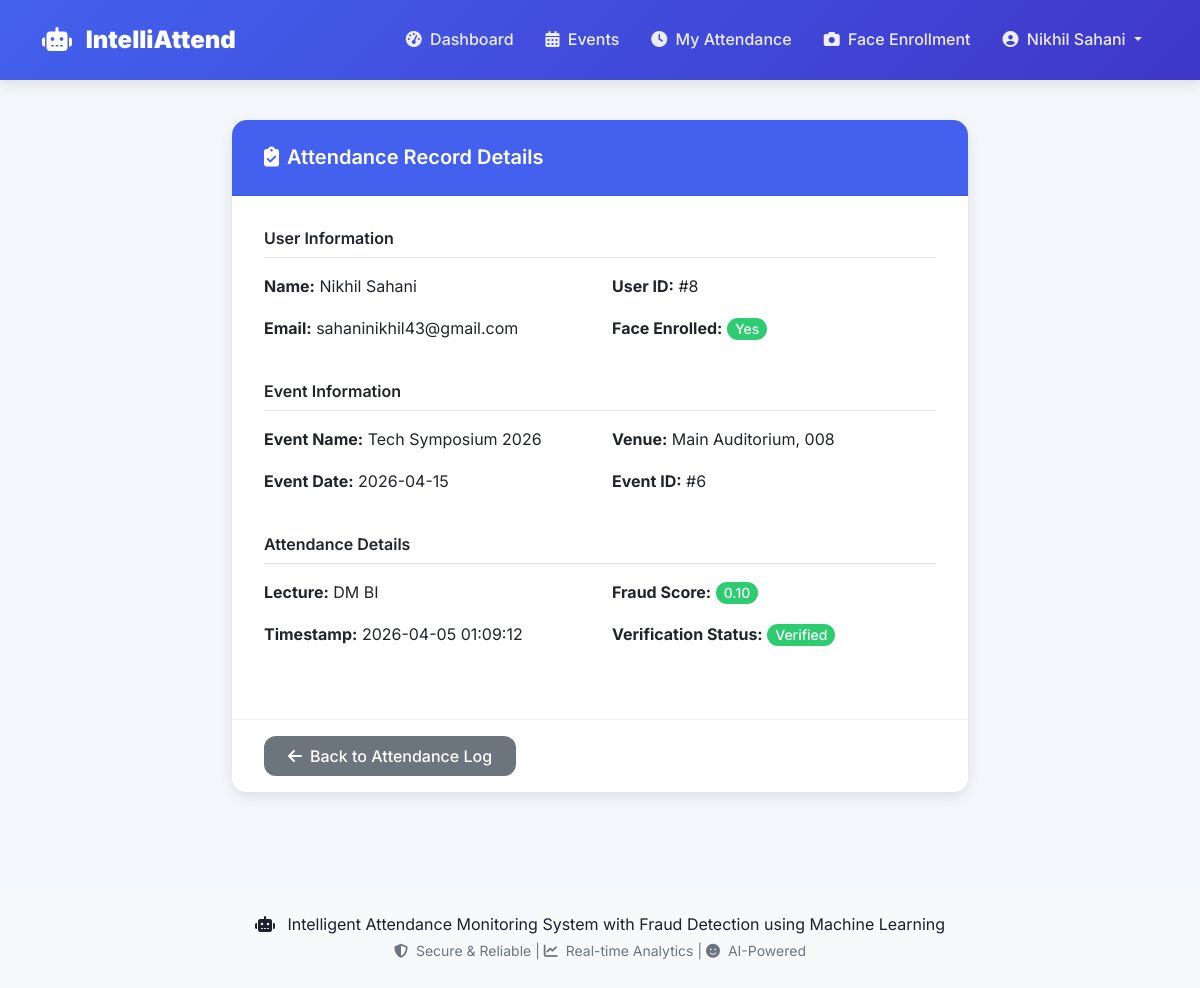
/attendance/1 (signed in), run on the app's committed database.
### tables this page shows
CREATE TABLE "users" (
        id INTEGER PRIMARY KEY AUTOINCREMENT,
        name TEXT NOT NULL,
        moodle_id TEXT,
        email TEXT UNIQUE NOT NULL,
        password TEXT NOT NULL,
        aadhaar_number TEXT,
        student_id TEXT,
        phone_number TEXT,
        profile_pic TEXT,
        is_active INTEGER DEFAULT 1,
        verification_status TEXT,
        failed_login_attempts INTEGER DEFAULT 0,
        last_login DATETIME,
        created_at DATETIME DEFAULT CURRENT_TIMESTAMP,
        updated_at DATETIME DEFAULT CURRENT_TIMESTAMP,
        face_enrolled INTEGER DEFAULT 0,
        face_image_path TEXT,
        role TEXT DEFAULT 'user',
        verified INTEGER DEFAULT 0,
        id_verified INTEGER DEFAULT 0,
        verified_at DATETIME
    );

CREATE TABLE events (
            id INTEGER PRIMARY KEY AUTOINCREMENT,
            name TEXT NOT NULL,
            description TEXT,
            date DATE NOT NULL,
            venue TEXT DEFAULT '',
            max_capacity INTEGER DEFAULT 100,
            current_registrations INTEGER DEFAULT 0,
            registration_deadline DATETIME,
            require_face BOOLEAN DEFAULT 1,
            allow_manual BOOLEAN DEFAULT 1,
            enable_fraud_detection BOOLEAN DEFAULT 1,
            is_active BOOLEAN DEFAULT 1,
            created_by INTEGER,
            created_at DATETIME DEFAULT CURRENT_TIMESTAMP,
            deleted_at DATETIME,
            deleted_by INTEGER, time TIME, end_time DATETIME, start_time DATETIME, venue_latitude REAL, venue_longitude REAL, venue_radius INTEGER DEFAULT 100,
            FOREIGN KEY (created_by) REFERENCES admins (id),
            FOREIGN KEY (deleted_by) REFERENCES admins (id)
        );

CREATE TABLE "attendance" (
            id INTEGER PRIMARY KEY AUTOINCREMENT,
            user_id INTEGER NOT NULL,
            event_id INTEGER NOT NULL,
            lecture_name TEXT,
            lecture_id INTEGER,
            timestamp DATETIME DEFAULT CURRENT_TIMESTAMP,
            fraud_score REAL DEFAULT 0,
            verified BOOLEAN DEFAULT 1, location_latitude REAL, location_longitude REAL, location_verified INTEGER DEFAULT 0, liveness_score REAL DEFAULT 0, fraud_risk_score REAL DEFAULT 0, checkin_latitude REAL, checkin_longitude REAL, location_distance REAL,
            FOREIGN KEY (user_id) REFERENCES users (id),
            FOREIGN KEY (event_id) REFERENCES events (id)
        );

### backend/app_fixed.py (the view)
@app.route('/attendance/<int:attendance_id>')
@login_required
def view_attendance_detail(attendance_id):
    conn = get_db_connection()
    try:
        record = conn.execute('''
            SELECT a.*,
                   u.id as user_id, u.name as user_name, u.email as user_email, u.face_enrolled,
                   e.id as event_id, e.name as event_name, e.date as event_date, e.venue
            FROM attendance a
            JOIN users u ON a.user_id = u.id
            JOIN events e ON a.event_id = e.id
            WHERE a.id = ?
        ''', (attendance_id,)).fetchone()
        if not record:
            flash('Attendance record not found!', 'danger')
            return redirect(url_for('attendance_log'))
        record_dict = dict(record)
    except Exception as e:
        flash(f'Error loading record: {e}', 'danger')
        return redirect(url_for('attendance_log'))
    finally:
        conn.close()
    return render_template('attendance/attendance_detail.html', record=record_dict)

### backend/app_fixed.py (called while the page is built)
@app.context_processor
def inject_now():
    return {'now': datetime.now}

def login_required(f):
    @wraps(f)
    def decorated_function(*args, **kwargs):
        if 'user_id' not in session and 'admin_id' not in session:
            flash('Please login first', 'warning')
            return redirect(url_for('login'))
        return f(*args, **kwargs)
    return decorated_function

def get_db_connection():
    conn = sqlite3.connect(app.config['DATABASE_PATH'])
    conn.row_factory = sqlite3.Row  # This enables column access by name
    return conn

### frontend/templates/attendance/attendance_detail.html (shortened to what this page needs)
{% extends "base.html" %}
{% block content %}
<div class="container">
    <div class="row justify-content-center">
        <div class="col-md-8">
            <div class="card">
                <div class="card-header bg-primary text-white">
                    <h4 class="mb-0">
                        <i class="fas fa-clipboard-check me-2"></i>Attendance Record Details
                    </h4>
                </div>
                <div class="card-body">
                    <div class="row mb-4">
                        <div class="col-12">
                            <h5 class="border-bottom pb-2">User Information</h5>
                        </div>
                        <div class="col-md-6">
                            <p><strong>Name:</strong> {{ record.user_name }}</p>
                            <p><strong>Email:</strong> {{ record.user_email }}</p>
                        </div>
                        <div class="col-md-6">
                            <p><strong>User ID:</strong> #{{ record.user_id }}</p>
                            <p><strong>Face Enrolled:</strong>
                                {% if record.face_enrolled %}
                                    <span class="badge bg-success">Yes</span>
                                {% else %}
                                    <span class="badge bg-warning">No</span>
                                {% endif %}
                            </p>
                        </div>
                    </div>
                    <div class="row mb-4">
                        <div class="col-12">
                            <h5 class="border-bottom pb-2">Event Information</h5>
                        </div>
                        <div class="col-md-6">
                            <p><strong>Event Name:</strong> {{ record.event_name }}</p>
                            <p><strong>Event Date:</strong> {{ record.event_date }}</p>
                        </div>
                        <div class="col-md-6">
                            <p><strong>Venue:</strong> {{ record.venue|default('N/A') }}</p>
                            <p><strong>Event ID:</strong> #{{ record.event_id }}</p>
                        </div>
                    </div>
                    <div class="row mb-4">
                        <div class="col-12">
                            <h5 class="border-bottom pb-2">Attendance Details</h5>
                        </div>
                        <div class="col-md-6">
                            <p><strong>Lecture:</strong> {{ record.lecture_name|default('Main Session') }}</p>
                            <p><strong>Timestamp:</strong> {{ record.timestamp }}</p>
                        </div>
                        <div class="col-md-6">
                            <p>
                                <strong>Fraud Score:</strong>
                                {% set fraud_score = record.fraud_score|float %}
                                {% if fraud_score > 0.8 %}
                                    <span class="badge bg-danger">{{ "%.2f"|format(fraud_score) }}</span>
                                {% elif fraud_score > 0.5 %}
                                    <span class="badge bg-warning">{{ "%.2f"|format(fraud_score) }}</span>
                                {% else %}
                                    <span class="badge bg-success">{{ "%.2f"|format(fraud_score) }}</span>
                                {% endif %}
                            </p>
                            <p>
                                <strong>Verification Status:</strong>
                                {% if record.verified %}
                                    <span class="badge bg-success">Verified</span>
                                {% else %}
                                    <span class="badge bg-danger">Unverified</span>
                                {% endif %}
                            </p>
                        </div>
                    </div>
                </div>
                <div class="card-footer">
                    <a href="{{ url_for('attendance_log') }}" class="btn btn-secondary">
                        <i class="fas fa-arrow-left me-2"></i>Back to Attendance Log
                    </a>
                </div>
            </div>
        </div>
    </div>
</div>
{% endblock %}

### frontend/templates/base.html (shortened to what this page needs)
<!DOCTYPE html>
<html lang="en">
<head>
    <link href="https://cdn.jsdelivr.net/npm/bootstrap@5.3.0/dist/css/bootstrap.min.css" rel="stylesheet">
    <link rel="stylesheet" href="https://cdnjs.cloudflare.com/ajax/libs/font-awesome/6.4.0/css/all.min.css">
    <link rel="stylesheet" href="{{ url_for('static', filename='css/style.css') }}">
    <link rel="stylesheet" href="https://cdn.datatables.net/1.13.6/css/dataTables.bootstrap5.min.css">
</head>
<body>
    <nav class="navbar navbar-expand-lg navbar-dark bg-primary">
        <div class="container">
            <a class="navbar-brand" href="{{ url_for('home') }}">
                <i class="fas fa-robot me-2"></i>
                <strong>IntelliAttend</strong>
            </a>
            <div class="collapse navbar-collapse" id="navbarNav">
                <ul class="navbar-nav ms-auto">
                    {% if session.user_id %}
                        <li class="nav-item">
                            <a class="nav-link" href="{{ url_for('dashboard') }}">
                                <i class="fas fa-tachometer-alt me-1"></i> Dashboard
                            </a>
                        </li>
                        <li class="nav-item">
                            <a class="nav-link" href="{{ url_for('events') }}">
                                <i class="fas fa-calendar-alt me-1"></i> Events
                            </a>
                        </li>
                        <li class="nav-item">
                            <a class="nav-link" href="{{ url_for('my_attendance') }}">
                                <i class="fas fa-clock me-1"></i> My Attendance
                            </a>
                        </li>
                        <li class="nav-item">
                            <a class="nav-link" href="{{ url_for('enhanced_face_enrollment') }}">
                                <i class="fas fa-camera me-1"></i> Face Enrollment
                            </a>
                        </li>
                        <li class="nav-item dropdown">
                            <a class="nav-link dropdown-toggle" href="#" id="userDropdown" role="button" data-bs-toggle="dropdown">
                                <i class="fas fa-user-circle me-1"></i> {{ session.user_name }}
                            </a>
                        </li>
{% endif %}
                </ul>
            </div>
        </div>
    </nav>
    <main class="py-4">
        {% block content %}{% endblock %}
    </main>
    <footer class="bg-light py-4 mt-5">
        <div class="container text-center">
            <p class="mb-0">
                <i class="fas fa-robot me-2"></i>
                Intelligent Attendance Monitoring System with Fraud Detection using Machine Learning
            </p>
            <small class="text-muted">
                <i class="fas fa-shield-alt me-1"></i> Secure & Reliable |
                <i class="fas fa-chart-line me-1"></i> Real-time Analytics |
                <i class="fas fa-face-smile me-1"></i> AI-Powered
            </small>
        </div>
    </footer>
</body>
</html>

### frontend/static/css/style.css (style rules this page uses)
:root { --primary: #4361ee; --primary-dark: #3f37c9; --primary-light: #4895ef; --secondary: #4cc9f0; --success: #2ecc71; --danger: #f72585; --warning: #f8961e; --info: #4895ef; --dark: #1e1e2f; --light: #f8f9fa; --gray: #6c757d; --gradient-primary: linear-gradient(135deg, var(--primary), var(--primary-dark)); --gradient-success: linear-gradient(135deg, #2ecc71, #27ae60); --gradient-danger: linear-gradient(135deg, #f72585, #b5179e); --gradient-warning: linear-gradient(135deg, #f8961e, #f3722c); --gradient-info: linear-gradient(135deg, #4cc9f0, #4895ef); --shadow-sm: 0 2px 4px rgba(0,0,0,0.08); --shadow-md: 0 5px 15px rgba(0,0,0,0.1); --shadow-lg: 0 10px 25px rgba(0,0,0,0.15); --shadow-xl: 0 20px 40px rgba(0,0,0,0.2); --radius-sm: 8px; --radius-md: 12px; --radius-lg: 15px; --radius-xl: 20px; --radius-circle: 50%; --transition-fast: 0.2s ease; --transition-normal: 0.3s ease; --transition-slow: 0.5s ease; --spacing-xs: 0.25rem; --spacing-sm: 0.5rem; --spacing-md: 1rem; --spacing-lg: 1.5rem; --spacing-xl: 2rem; --spacing-xxl: 3rem; --font-xs: 0.75rem; --font-sm: 0.875rem; --font-md: 1rem; --font-lg: 1.25rem; --font-xl: 1.5rem; --font-xxl: 2rem; --font-display: 3rem; }
* { margin: 0; padding: 0; box-sizing: border-box; }
html { scroll-behavior: smooth; }
body { font-family: 'Inter', sans-serif; font-size: var(--font-md); line-height: 1.6; color: var(--dark); background-color: #f4f7fc; min-height: 100vh; display: flex; flex-direction: column; }
main { flex: 1; }
h1, h2, h3, h4, h5, h6 { font-weight: 600; line-height: 1.3; margin-bottom: var(--spacing-md); }
h4 { font-size: var(--font-lg); }
h5 { font-size: var(--font-md); }
a { color: var(--primary); text-decoration: none; transition: color var(--transition-fast); }
.navbar { background: var(--gradient-primary); box-shadow: var(--shadow-md); padding: var(--spacing-md) 0; }
.navbar-brand { font-weight: 700; font-size: var(--font-xl); color: white !important; }
.navbar-brand i { margin-right: var(--spacing-sm); }
.nav-link { color: rgba(255,255,255,0.9) !important; font-weight: 500; padding: var(--spacing-sm) var(--spacing-md) !important; border-radius: var(--radius-sm); transition: all var(--transition-fast); }
.nav-link i { margin-right: var(--spacing-xs); }
.card { border: none; border-radius: var(--radius-lg); box-shadow: var(--shadow-md); transition: transform var(--transition-normal), box-shadow var(--transition-normal); overflow: hidden; margin-bottom: var(--spacing-lg); }
.card-header { background: white; border-bottom: 2px solid rgba(0,0,0,0.05); padding: var(--spacing-lg) var(--spacing-xl); font-weight: 600; }
.card-body { padding: var(--spacing-xl); }
.card-footer { background: white; border-top: 1px solid rgba(0,0,0,0.05); padding: var(--spacing-md) var(--spacing-xl); }
.btn { border-radius: var(--radius-md); padding: var(--spacing-sm) var(--spacing-lg); font-weight: 500; transition: all var(--transition-fast); border: none; }
.badge { padding: var(--spacing-xs) var(--spacing-sm); border-radius: 20px; font-weight: 500; font-size: var(--font-sm); }
.text-muted { color: var(--gray) !important; }
.bg-primary { background-color: var(--primary) !important; }
.bg-success { background-color: var(--success) !important; }
.bg-light { background-color: var(--light) !important; }
@media (max-width: 1200px) { :root { --font-display: 2.5rem; --font-xxl: 1.75rem; } }

### data on the page
users: user_name "Nikhil Sahani", user_email "sahaninikhil43@gmail.com"
events: event_name "Tech Symposium 2026", event_date "2026-04-15", venue "Main Auditorium, 008"
attendance: lecture_name "DM BI", timestamp "2026-04-05 01:09:12", fraud_score "0.10"

### other printed values
{{ record.user_id }} "8"
{{ record.event_id }} "6"
